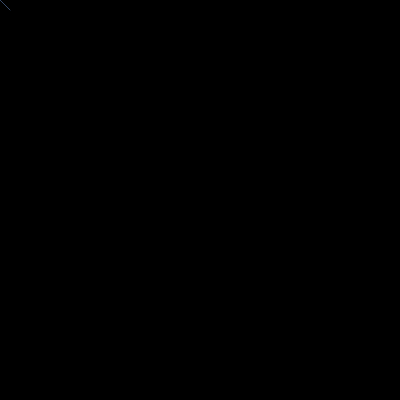
Frame 1 (no input)
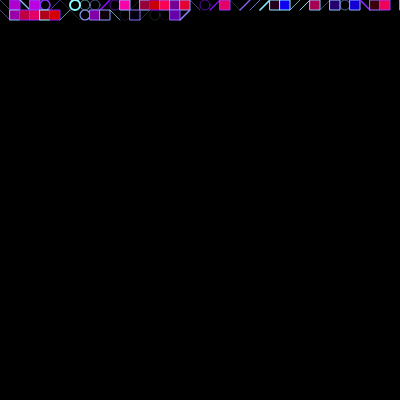
Frame 60 (no input)
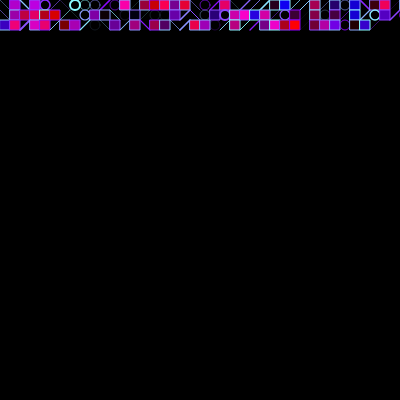
Frame 120 (the mouse pressed at the canvas centre since frame 60)

The p5.js sketch that drew these frames (run headless with seeded random() and noise() and a simulated clock; from frame 60 on, the mouse is pressed at the canvas centre):

// p5.js sketch
// ── sketch.js
// let x,y,size;
// function setup() {
//   createCanvas(400, 400);
//   background(220);
//   x=0;
//   y=0;
//   size=25;
// }

// function draw() {

//   choice=random(0,1);
//   if(choice<0.5){
//     rect(x+size,y,25);
//   }else{
//     line(x,y,x+size,y+size);
//   }
//   x=x+size;//incriment 
//   if(x>width){
//     x=0
//     y=y+size;
//   }
// }
// let x,y, size, choice;

// function setup() {
//   createCanvas(400, 400);
//   x=0;
//   y=0;
//   size = 15;
//   background(220);
// }

// function draw() {


//   //pick a random number between 0 and 1
//   choice = random(0,1);
//   // if less than 0.5, draw "/", else draw "\"
//   if(choice<0.5) {
//     line(x+size,y,x,y+size);
//   } else {
//     line(x,y,x+size, y+size);
//   }

//   //move the point to the right
//   x=x+size;

//   //if it walks off the screen, x=0, y=y+size
//   if(x>width) {
//     x=0;
//     y=y+size;
//   }


// }
// function setup(){
//   createCanvas(400,400);
//   background(200);
//   frameRate(40);
// }
// function draw(){
//   stroke(random(0,255),random(0,255),random(0,255));
//   if(random(0,1)<0.5){//Like a toss
//     line(mouseX,mouseY,mouseX+random(1,20),mouseY+random(90,1));
//   }else{
//     fill(random(0,255),random(0,255),random(0,255));
//     rect(mouseX,mouseY,random(10,40));
//   }
// }
let x, y, spacing;
function setup() {
  createCanvas(400, 400);
  background(0);

  x = 0;
  y = 0;
  spacing = 10;
}
function draw() {
  // stroke(random(0,255),random(0,255),random(0,255));
  stroke(138, random(0, 255), 255);
  strokeWeight(random(0, 2));
  if (random(0, 1) < 0.5) {//Like a toss
    // line(x,y,x+spacing,y+spacing);
    // noFill();
    fill(random(0, 255), 0, random(0, 255));
    strokeWeight(1);
    rect(x, y, spacing);
  } else if (random(0, 1) > 0.5) {
    line(x, y + spacing, x + spacing, y);//thinking of cordinates as spacing.
    // ellipse(x+3,y+3,spacing);
  } else if (random(0, 1) > 0.5) {
    line(x, y, x + spacing, y + spacing);
  }
  else {
    noFill();
    //rect(x,y,spacing);
    //noStroke();
    ellipse(x + 5, y + 5, spacing);
  }
  x = x + spacing; //Incrementing the value of variable constantly.
  if (x > width) {
    x = 0;
    y = y + spacing;
  }
  if (random(0, 1) < 0.5) {
    fill(138, random(0, 255), 255);
  } else {
    noFill();
  }
}
